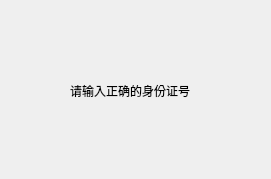
<?xml version="1.0" encoding="UTF-8"?>
<ui version="4.0">
 <class>Dialog</class>
 <widget class="QDialog" name="Dialog">
  <property name="geometry">
   <rect>
    <x>0</x>
    <y>0</y>
    <width>271</width>
    <height>179</height>
   </rect>
  </property>
  <property name="windowTitle">
   <string>信息错误</string>
  </property>
  <widget class="QLabel" name="label">
   <property name="geometry">
    <rect>
     <x>70</x>
     <y>50</y>
     <width>201</width>
     <height>81</height>
    </rect>
   </property>
   <property name="text">
    <string>请输入正确的身份证号</string>
   </property>
  </widget>
 </widget>
 <resources/>
 <connections/>
</ui>
